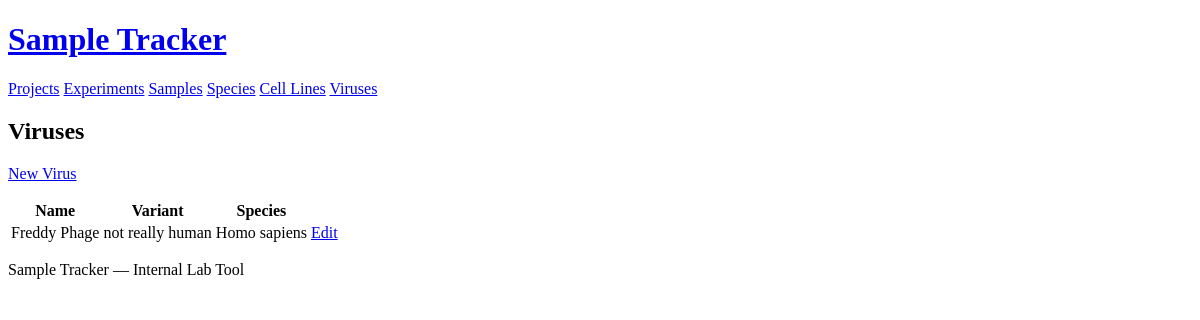
The page /viruses on the database its author committed.
### models.py (models this page shows)
class Virus(db.Model):
    __tablename__ = "virus"
    id = db.Column(db.Integer, primary_key=True, autoincrement=True)
    name = db.Column(db.Text, nullable=False)
    species_id = db.Column(db.Integer, db.ForeignKey("species.id"))
    variant = db.Column(db.Text)
    species = db.relationship("Species", backref="viruses")

class Species(db.Model):
    __tablename__ = "species"
    id = db.Column(db.Integer, primary_key=True, autoincrement=True)
    species_name = db.Column(db.Text, nullable=False)
    species_taxon = db.Column(db.Text)
    cell_lines = db.relationship("CellLine", back_populates="species")

### app.py (the view)
@app.route("/viruses")
def virus_list():
    viruses = Virus.query.order_by(Virus.name).all()
    return render_template("virus/list.html", viruses=viruses)

### templates/virus/list.html (shortened to what this page needs)
{% extends "base.html" %}
{% block content %}
<h2>Viruses</h2>
<p><a href="{{ url_for('virus_create') }}" role="button">New Virus</a></p>
<table>
  <thead>
    <tr>
      <th>Name</th>
      <th>Variant</th>
      <th>Species</th>
      <th></th>
    </tr>
  </thead>
  <tbody>
    {% for v in viruses %}
    <tr>
      <td>{{ v.name }}</td>
      <td>{{ v.variant or '' }}</td>
      <td>{{ v.species.species_name if v.species else '' }}</td>
      <td><a href="{{ url_for('virus_edit', id=v.id) }}">Edit</a></td>
    </tr>
    {% else %}
    <tr><td colspan="4">No viruses found.</td></tr>
    {% endfor %}
  </tbody>
</table>
{% endblock %}

### rows shown on the page
Virus: name "Freddy Phage", variant "not really human", species "Homo sapiens"
